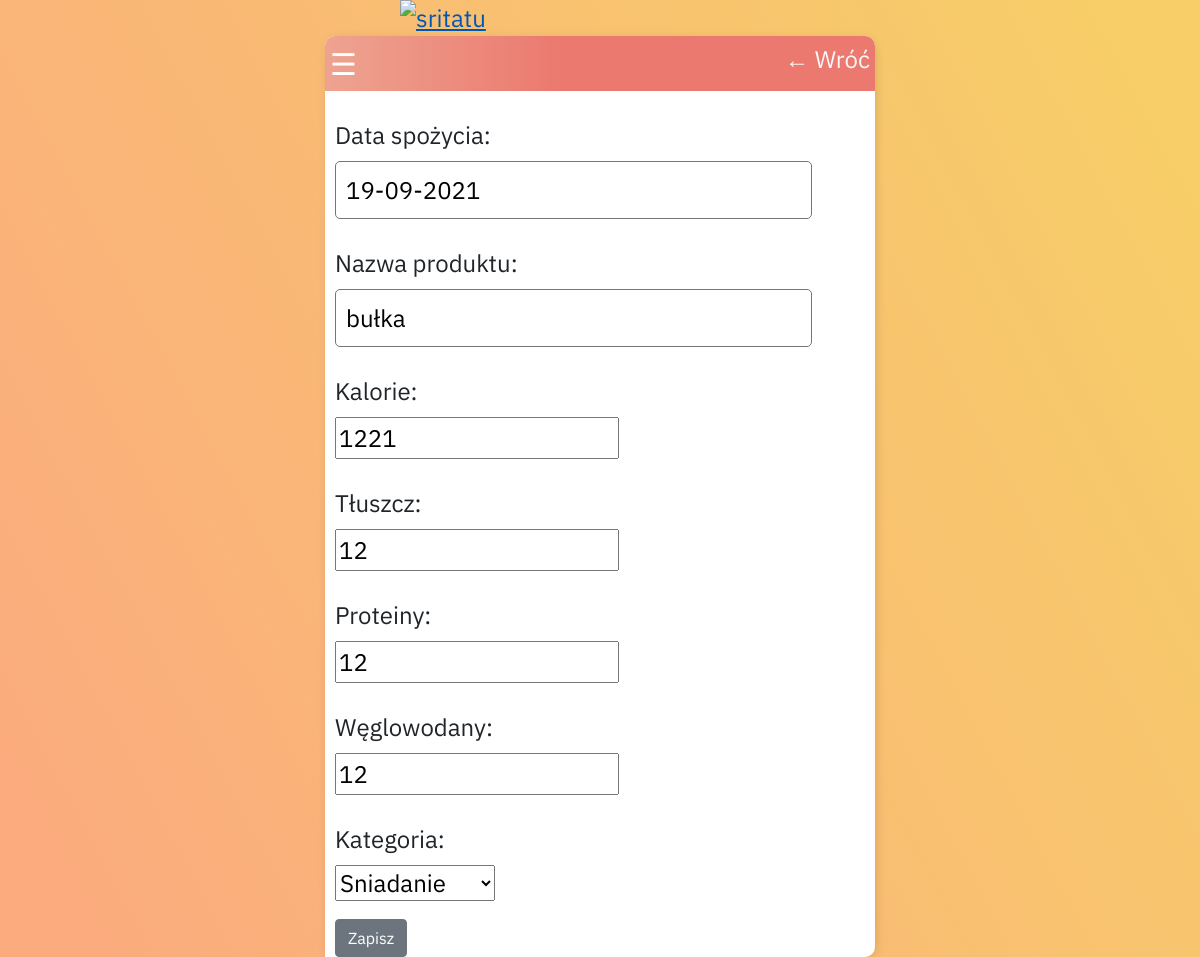
The page /produkty-edit/167/ (signed in) on the database its author committed.
### base/models.py (models this page shows, shortened)
class Jedzenie(models.Model):
    Sniadanie = 'S'
    Sniadanie_II = 'S_II'
    Lunch = 'L'
    Obiad = 'O'
    Przekąska = 'P'
    Kolacja = 'K'
    Trening = 'T'
    Woda = 'W '
    CATEGORIES = [
        (Sniadanie, 'Sniadanie'),
        (Sniadanie_II, 'Sniadanie_II'),
        (Lunch, 'Lunch'),
        (Obiad, 'Obiad'),
        (Przekąska, 'Przekąska'),
        (Kolacja, 'Kolacja'),
        (Trening, 'Trening'),
        (Woda, 'Woda'),
    ]
    category = models.CharField(choices=CATEGORIES, max_length=4, verbose_name = "Kategoria")
    date = models.DateTimeField(auto_now_add=False,default=datetime.datetime.now())
    name = models.CharField(max_length=100, null=True, verbose_name = "Nazwa produktu")
    total_calories = models.IntegerField(verbose_name = "Kalorie")
    fat = models.IntegerField(verbose_name = "Tłuszcz")
    protein = models.IntegerField(verbose_name = "Proteiny")
    carbs = models.IntegerField(verbose_name = "Węglowodany")
    date_eaten = models.DateField(default=timezone.now,verbose_name = "Data spożycia")
    author = models.ForeignKey(User,on_delete=models.CASCADE)

### base/views.py (the view)
# urls.py: path('produkty-edit/<int:pk>/', Edytujca_produktow.as_view(), name='produkty-edit'),
class Edytujca_produktow(LoginRequiredMixin, UserPassesTestMixin, UpdateView):
    model = Jedzenie
    template_name = 'base/produkty-edit.html'
    fields = ['date_eaten', 'name', 'total_calories', 'fat', 'protein', 'carbs', 'category']
    success_url = reverse_lazy('produkty_list')
    def test_func(self):
        post = self.get_object()
        if self.request.user == post.author:
            return True
        return False

### base/templates/base/produkty-edit.html (shortened to what this page needs)
{% extends 'base/main.html' %}
{% block content %}
<div class="container">
    <div class="header-bar">
            <span style="font-size:30px;cursor:pointer;" onclick="openNav()">&#9776;</span>
            <a href="{% url 'produkty_list' %}">&#8592; Wróć</a>
        </div>
    <form class="Form_class" method="POST" enctype="multipart/form-data" >
        {{ form.as_p }}
        <button class="btn btn-secondary" > Zapisz </button>
    </form>
</div>
{% endblock content %}

### base/templates/base/main.html (style rules this page uses)
.Form_class { padding-right: 10px; padding-left: 10px; text-align: left; margin-right: auto; margin-left: auto; }
.container { padding-right: 0px; padding-left: 0px; margin-right: auto; margin-left: auto; max-width: 550px; min-height: 250px; margin: auto; border-radius: 10px 10px 10px 0; background-color: #fff; -webkit-box-shadow: 2px 2px 13px -4px rgba(0, 0, 0, 0.21); box-shadow: 2px 2px 13px -4px rgba(0, 0, 0, 0.21); }
body { font-size: 24px; background-color: #fbab7e; background-image: linear-gradient(62deg, #fbab7e 5%, #f7ce68 95%); font-family: 'IBM Plex Sans', sans-serif; }
.header-bar { display: flex; justify-content: space-between; color: #fff; padding: 5px; border-radius: 10px 10px 0 0; background: linear-gradient(90deg, #EEA390 0%, #EB796F 43%, #EB796F 100%); text-decoration: none; }
.header-bar a { color: rgb(247, 247, 247); text-decoration: none; }
input[type=text], input[type=password], textarea { border: 1px solid #757575; border-radius: 5px; padding: 10px; width: 90%; }
label { padding-top: 10px !important; display: block; }

### rows shown on the page
Jedzenie: date_eaten "19-09-2021", name "bułka", total_calories "1221", fat "12", protein "12", carbs "12", category "Sniadanie"
